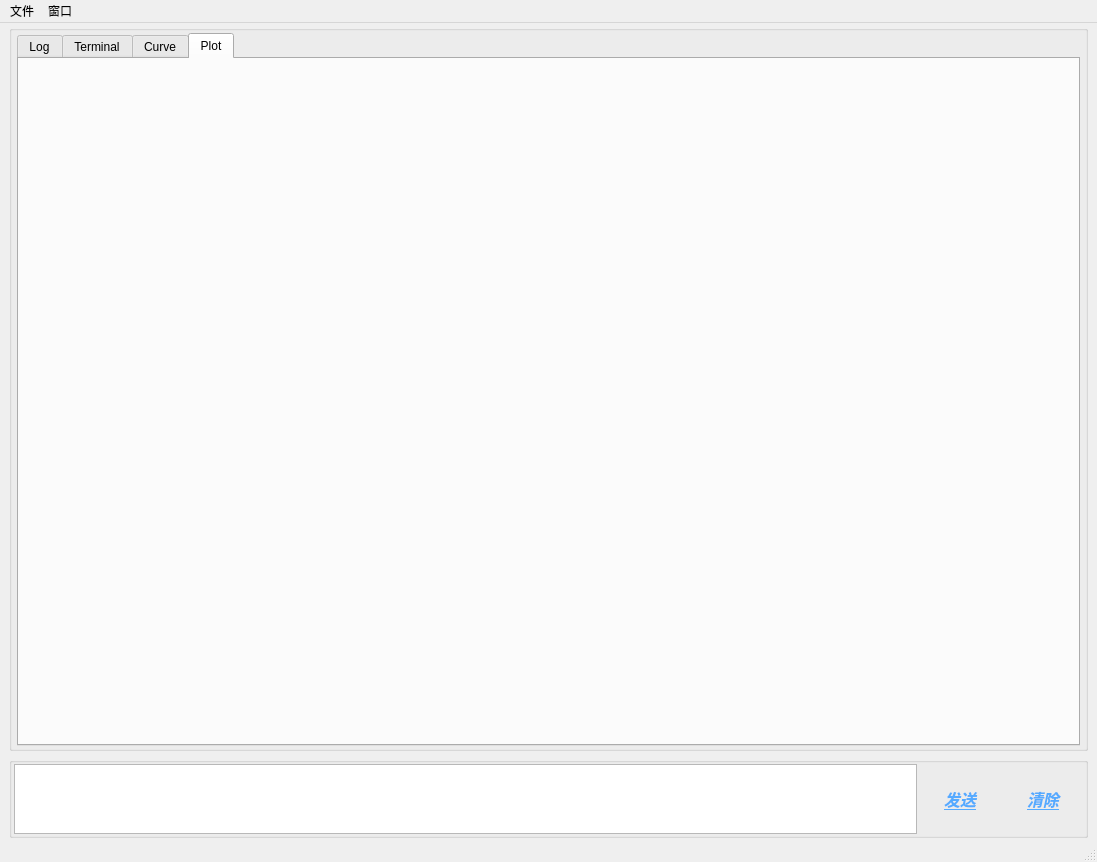
<?xml version="1.0" encoding="UTF-8"?>
<ui version="4.0">
 <class>MainWindow</class>
 <widget class="QMainWindow" name="MainWindow">
  <property name="geometry">
   <rect>
    <x>0</x>
    <y>0</y>
    <width>1097</width>
    <height>862</height>
   </rect>
  </property>
  <property name="windowTitle">
   <string>RTT</string>
  </property>
  <widget class="QWidget" name="centralwidget">
   <layout class="QGridLayout" name="gridLayout">
    <property name="topMargin">
     <number>1</number>
    </property>
    <property name="bottomMargin">
     <number>1</number>
    </property>
    <item row="0" column="0">
     <layout class="QVBoxLayout" name="verticalLayout" stretch="0,80,1,0">
      <item>
       <spacer name="verticalSpacer">
        <property name="orientation">
         <enum>Qt::Vertical</enum>
        </property>
        <property name="sizeHint" stdset="0">
         <size>
          <width>20</width>
          <height>1</height>
         </size>
        </property>
       </spacer>
      </item>
      <item>
       <widget class="QGroupBox" name="groupBox">
        <property name="title">
         <string/>
        </property>
        <layout class="QGridLayout" name="gridLayout_2">
         <property name="leftMargin">
          <number>5</number>
         </property>
         <property name="topMargin">
          <number>2</number>
         </property>
         <property name="rightMargin">
          <number>5</number>
         </property>
         <property name="bottomMargin">
          <number>2</number>
         </property>
         <item row="0" column="0">
          <widget class="QTabWidget" name="tabWidget">
           <property name="currentIndex">
            <number>3</number>
           </property>
           <widget class="QWidget" name="Log">
            <attribute name="title">
             <string>Log</string>
            </attribute>
            <layout class="QGridLayout" name="gridLayout_3">
             <property name="leftMargin">
              <number>2</number>
             </property>
             <property name="topMargin">
              <number>2</number>
             </property>
             <property name="rightMargin">
              <number>2</number>
             </property>
             <property name="bottomMargin">
              <number>2</number>
             </property>
             <item row="0" column="0">
              <widget class="QTextBrowser" name="textLog"/>
             </item>
            </layout>
           </widget>
           <widget class="QWidget" name="Terminal">
            <attribute name="title">
             <string>Terminal</string>
            </attribute>
            <layout class="QGridLayout" name="gridLayout_4">
             <property name="leftMargin">
              <number>2</number>
             </property>
             <property name="topMargin">
              <number>2</number>
             </property>
             <property name="rightMargin">
              <number>2</number>
             </property>
             <property name="bottomMargin">
              <number>2</number>
             </property>
             <item row="0" column="0">
              <widget class="QTextBrowser" name="textTerminal"/>
             </item>
            </layout>
           </widget>
           <widget class="QWidget" name="Curve">
            <attribute name="title">
             <string>Curve</string>
            </attribute>
            <layout class="QGridLayout" name="gridLayout_6" columnstretch="0,30,0">
             <property name="leftMargin">
              <number>1</number>
             </property>
             <property name="topMargin">
              <number>1</number>
             </property>
             <property name="rightMargin">
              <number>1</number>
             </property>
             <property name="bottomMargin">
              <number>1</number>
             </property>
             <property name="spacing">
              <number>1</number>
             </property>
             <item row="0" column="0">
              <spacer name="horizontalSpacer_3">
               <property name="orientation">
                <enum>Qt::Horizontal</enum>
               </property>
               <property name="sizeHint" stdset="0">
                <size>
                 <width>1</width>
                 <height>20</height>
                </size>
               </property>
              </spacer>
             </item>
             <item row="0" column="1" rowspan="2">
              <layout class="QHBoxLayout" name="horizontalLayout" stretch="12,1">
               <item>
                <layout class="QVBoxLayout" name="verticalLayout_2" stretch="15,1">
                 <property name="spacing">
                  <number>1</number>
                 </property>
                 <item>
                  <widget class="QChartView" name="widget" native="true"/>
                 </item>
                 <item>
                  <widget class="QWidget" name="widget_2" native="true">
                   <widget class="QSlider" name="horizontalSlider">
                    <property name="geometry">
                     <rect>
                      <x>10</x>
                      <y>10</y>
                      <width>951</width>
                      <height>22</height>
                     </rect>
                    </property>
                    <property name="orientation">
                     <enum>Qt::Horizontal</enum>
                    </property>
                   </widget>
                  </widget>
                 </item>
                </layout>
               </item>
               <item>
                <widget class="QWidget" name="widget_3" native="true">
                 <widget class="QCheckBox" name="cbxCH1">
                  <property name="geometry">
                   <rect>
                    <x>10</x>
                    <y>10</y>
                    <width>51</width>
                    <height>21</height>
                   </rect>
                  </property>
                  <property name="text">
                   <string>CH1</string>
                  </property>
                 </widget>
                 <widget class="QLabel" name="labCH1">
                  <property name="geometry">
                   <rect>
                    <x>10</x>
                    <y>40</y>
                    <width>61</width>
                    <height>21</height>
                   </rect>
                  </property>
                  <property name="text">
                   <string>0</string>
                  </property>
                 </widget>
                 <widget class="QCheckBox" name="cbxCH2">
                  <property name="geometry">
                   <rect>
                    <x>10</x>
                    <y>80</y>
                    <width>51</width>
                    <height>21</height>
                   </rect>
                  </property>
                  <property name="text">
                   <string>CH2</string>
                  </property>
                 </widget>
                 <widget class="QLabel" name="labCH2">
                  <property name="geometry">
                   <rect>
                    <x>10</x>
                    <y>110</y>
                    <width>61</width>
                    <height>21</height>
                   </rect>
                  </property>
                  <property name="text">
                   <string>0</string>
                  </property>
                 </widget>
                </widget>
               </item>
              </layout>
             </item>
             <item row="1" column="2">
              <spacer name="horizontalSpacer_2">
               <property name="orientation">
                <enum>Qt::Horizontal</enum>
               </property>
               <property name="sizeHint" stdset="0">
                <size>
                 <width>1</width>
                 <height>20</height>
                </size>
               </property>
              </spacer>
             </item>
            </layout>
           </widget>
           <widget class="QWidget" name="tab">
            <attribute name="title">
             <string>Plot</string>
            </attribute>
            <layout class="QGridLayout" name="gridLayout_7">
             <property name="leftMargin">
              <number>0</number>
             </property>
             <property name="topMargin">
              <number>0</number>
             </property>
             <property name="rightMargin">
              <number>0</number>
             </property>
             <property name="bottomMargin">
              <number>0</number>
             </property>
             <property name="spacing">
              <number>0</number>
             </property>
             <item row="0" column="0">
              <widget class="QWidget" name="widget_plot" native="true"/>
             </item>
            </layout>
           </widget>
          </widget>
         </item>
        </layout>
       </widget>
      </item>
      <item>
       <widget class="QGroupBox" name="groupBox_2">
        <property name="title">
         <string/>
        </property>
        <layout class="QGridLayout" name="gridLayout_5" columnstretch="0,40,1,1,0">
         <property name="leftMargin">
          <number>1</number>
         </property>
         <property name="topMargin">
          <number>1</number>
         </property>
         <property name="rightMargin">
          <number>1</number>
         </property>
         <property name="bottomMargin">
          <number>1</number>
         </property>
         <property name="spacing">
          <number>3</number>
         </property>
         <item row="0" column="0">
          <spacer name="horizontalSpacer">
           <property name="orientation">
            <enum>Qt::Horizontal</enum>
           </property>
           <property name="sizeHint" stdset="0">
            <size>
             <width>1</width>
             <height>20</height>
            </size>
           </property>
          </spacer>
         </item>
         <item row="0" column="4">
          <spacer name="horizontalSpacer_4">
           <property name="orientation">
            <enum>Qt::Horizontal</enum>
           </property>
           <property name="sizeHint" stdset="0">
            <size>
             <width>1</width>
             <height>20</height>
            </size>
           </property>
          </spacer>
         </item>
         <item row="0" column="1">
          <widget class="QTextEdit" name="textSend"/>
         </item>
         <item row="0" column="2">
          <widget class="QPushButton" name="btnSend">
           <property name="font">
            <font>
             <family>Adobe Devanagari</family>
             <pointsize>12</pointsize>
             <weight>75</weight>
             <italic>true</italic>
             <bold>true</bold>
             <underline>true</underline>
             <strikeout>false</strikeout>
            </font>
           </property>
           <property name="layoutDirection">
            <enum>Qt::LeftToRight</enum>
           </property>
           <property name="styleSheet">
            <string notr="true">color: rgb(85, 170, 255);</string>
           </property>
           <property name="text">
            <string>发送</string>
           </property>
           <property name="autoDefault">
            <bool>false</bool>
           </property>
           <property name="default">
            <bool>false</bool>
           </property>
           <property name="flat">
            <bool>true</bool>
           </property>
          </widget>
         </item>
         <item row="0" column="3">
          <widget class="QPushButton" name="btnClean">
           <property name="font">
            <font>
             <family>Adobe Devanagari</family>
             <pointsize>12</pointsize>
             <weight>75</weight>
             <italic>true</italic>
             <bold>true</bold>
             <underline>true</underline>
             <strikeout>false</strikeout>
            </font>
           </property>
           <property name="layoutDirection">
            <enum>Qt::LeftToRight</enum>
           </property>
           <property name="styleSheet">
            <string notr="true">color: rgb(85, 170, 255);</string>
           </property>
           <property name="text">
            <string>清除</string>
           </property>
           <property name="autoDefault">
            <bool>false</bool>
           </property>
           <property name="default">
            <bool>false</bool>
           </property>
           <property name="flat">
            <bool>true</bool>
           </property>
          </widget>
         </item>
        </layout>
       </widget>
      </item>
      <item>
       <spacer name="verticalSpacer_2">
        <property name="orientation">
         <enum>Qt::Vertical</enum>
        </property>
        <property name="sizeHint" stdset="0">
         <size>
          <width>20</width>
          <height>1</height>
         </size>
        </property>
       </spacer>
      </item>
     </layout>
    </item>
   </layout>
  </widget>
  <widget class="QMenuBar" name="menubar">
   <property name="geometry">
    <rect>
     <x>0</x>
     <y>0</y>
     <width>1097</width>
     <height>26</height>
    </rect>
   </property>
   <widget class="QMenu" name="menu">
    <property name="title">
     <string>文件</string>
    </property>
    <addaction name="actionlianjie"/>
    <addaction name="actionduankai"/>
    <addaction name="actiontuichu"/>
   </widget>
   <widget class="QMenu" name="menu_2">
    <property name="title">
     <string>窗口</string>
    </property>
    <addaction name="actionqingchu"/>
    <addaction name="actionshowLog"/>
   </widget>
   <addaction name="menu"/>
   <addaction name="menu_2"/>
  </widget>
  <widget class="QStatusBar" name="statusbar"/>
  <action name="actionlianjie">
   <property name="icon">
    <iconset>
     <normaloff>../../../../.designer/backup/ico/开关-关.png</normaloff>../../../../.designer/backup/ico/开关-关.png</iconset>
   </property>
   <property name="text">
    <string>连接</string>
   </property>
  </action>
  <action name="actionduankai">
   <property name="icon">
    <iconset>
     <normaloff>../../../../.designer/backup/ico/开关-开.png</normaloff>../../../../.designer/backup/ico/开关-开.png</iconset>
   </property>
   <property name="text">
    <string>断开</string>
   </property>
  </action>
  <action name="actiontuichu">
   <property name="icon">
    <iconset>
     <normaloff>../../../../.designer/backup/ico/退出.png</normaloff>../../../../.designer/backup/ico/退出.png</iconset>
   </property>
   <property name="text">
    <string>退出</string>
   </property>
  </action>
  <action name="actionqingchu">
   <property name="text">
    <string>清除窗口</string>
   </property>
  </action>
  <action name="actionshowLog">
   <property name="text">
    <string>显示Log</string>
   </property>
  </action>
 </widget>
 <customwidgets>
  <customwidget>
   <class>QChartView</class>
   <extends>QWidget</extends>
   <header>PyQt5/QtChart</header>
   <container>1</container>
  </customwidget>
 </customwidgets>
 <resources/>
 <connections/>
</ui>
